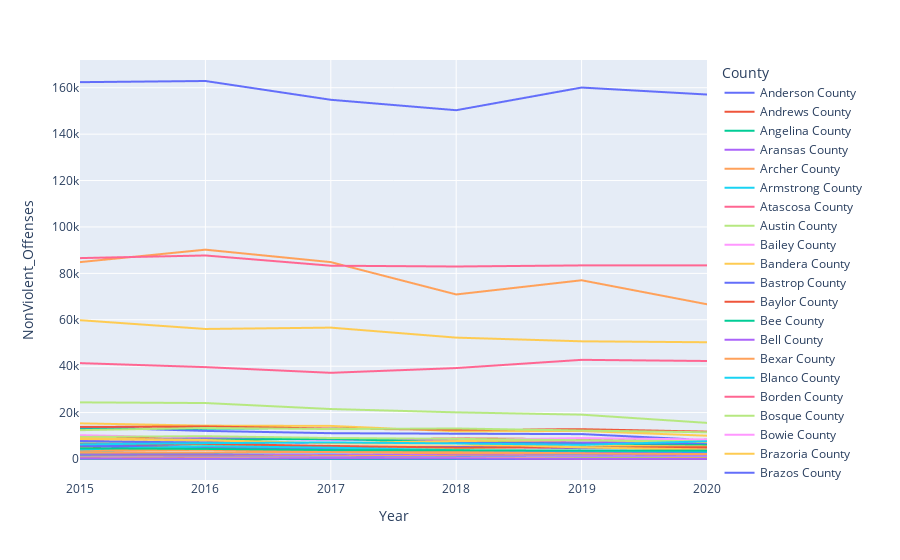

Notebook source saved alongside this figure:
### Code cell
# NonViolent crimes houston area over 5 years
fig = px.line(crime_df, x="Year" , y="NonViolent_Offenses", color="County")
fig.show()
